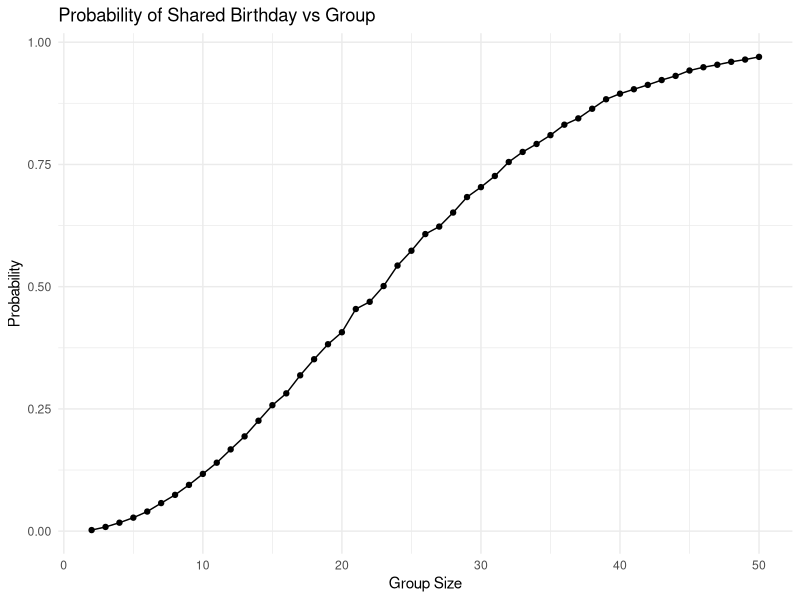

Source code (R): (Note: a time limit stopped this script after it produced the figure.)
## ---- chunk 1
library(tidyverse)
library(dplyr)
library(readxl)
library(broom)
## ---- chunk 2
bday_sim = function(n) {
  sample = sample(1:365, size = n, replace = TRUE)
duplicates = length(unique(sample)) < n
return(duplicates)
}

bday_sim(7)
## ---- chunk 3
#### Running function 1000 times for each group size between 2 and 50
bday_sim = expand_grid(
    iter = 1:10000,
    n = 2:50) |>
  mutate(res = map_lgl(n, bday_sim)) |> 
  group_by(n) |> 
  summarize(
    prob = mean(res)
  )
## ---- chunk 4
bday_sim |>
  ggplot(aes(x = n, y = prob)) +
  geom_point() +
  geom_line() +
  labs(
    title = "Probability of Shared Birthday vs Group",
    x = "Group Size",
    y = "Probability"
  ) +
  theme_minimal()
## ---- chunk 5
n = 30
sigma = 5

sim_power = function(mu){
  
  tibble(
    x = rnorm(n, mu, sigma)) |> 
      summarize(
        tidy(t.test(x, mu = 0, conf.level = 0.95))) |> 
    select(estimate, p.value)
  
}

# Generate 5000 datasets from the model
sim_result = expand_grid(
  mu = 0:6,
  iter = 1:5000) |> 
  mutate(samp_res = map(mu, sim_power)) |> 
  unnest(samp_res)

## ---- chunk 6
sim_result |> 
  group_by(mu) |> 
  summarize(
    power = mean(p.value < 0.05)
  ) |> 
  ggplot(aes(x = mu, y = power)) +
  geom_point() +
  geom_line()
## ---- chunk 7
df1 = sim_result |> 
  group_by(mu) |> 
  summarize(avg = mean(estimate))  |> 
  mutate(category = "true")
## ---- chunk 8
df2 = sim_result |> 
  filter(p.value < 0.05) |> 
  group_by(mu) |> 
  summarize(avg = mean(estimate)) |> 
  mutate(category = "rejected")

#Combining data frames
df <- rbind(df1, df2)

#Plot 2
ggplot(df, aes(x = mu, y = avg, color = category)) +
  geom_point() +  
  geom_line() +  
  labs(
    title = "Average Estimate by Mu",
    x = "Mu",
    y = "Average Estimate",
    color = "Category"
  ) +
  theme_minimal()
